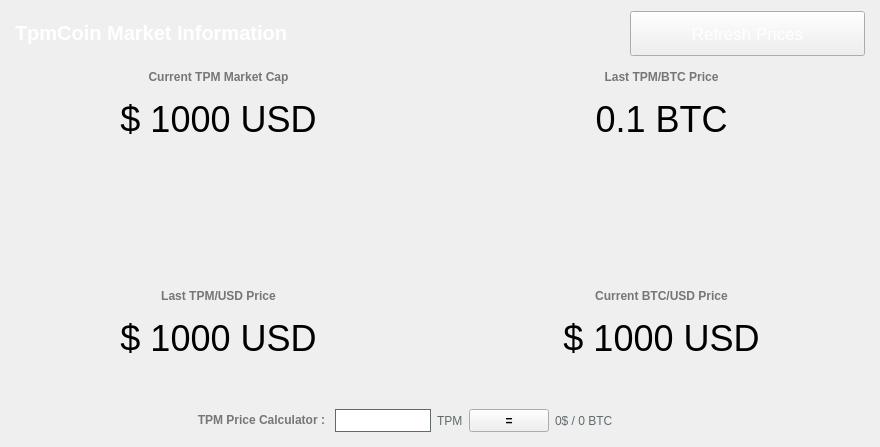
<?xml version="1.0" encoding="UTF-8"?>
<ui version="4.0">
 <class>MarketBrowser</class>
 <widget class="QWidget" name="MarketBrowser">
  <property name="windowModality">
   <enum>Qt::NonModal</enum>
  </property>
  <property name="geometry">
   <rect>
    <x>0</x>
    <y>0</y>
    <width>880</width>
    <height>447</height>
   </rect>
  </property>
  <property name="sizePolicy">
   <sizepolicy hsizetype="Preferred" vsizetype="Preferred">
    <horstretch>0</horstretch>
    <verstretch>0</verstretch>
   </sizepolicy>
  </property>
  <property name="windowTitle">
   <string>Digging</string>
  </property>
  <property name="styleSheet">
   <string notr="true"/>
  </property>
  <layout class="QGridLayout" name="gridLayout">
   <property name="sizeConstraint">
    <enum>QLayout::SetMaximumSize</enum>
   </property>
   <property name="leftMargin">
    <number>0</number>
   </property>
   <property name="rightMargin">
    <number>0</number>
   </property>
   <item row="0" column="0">
    <widget class="QLabel" name="label_4">
     <property name="sizePolicy">
      <sizepolicy hsizetype="Expanding" vsizetype="Preferred">
       <horstretch>0</horstretch>
       <verstretch>0</verstretch>
      </sizepolicy>
     </property>
     <property name="styleSheet">
      <string notr="true">color: #FFF;font-size:26px;font-weight:600;</string>
     </property>
     <property name="text">
      <string>&lt;html&gt;&lt;head/&gt;&lt;body&gt;&lt;p&gt;&lt;span style=&quot; font-size:20px;font-weight:600; color:#FFFFFF;&quot;&gt;TpmCoin Market Information&lt;/span&gt;&lt;/p&gt;&lt;/body&gt;&lt;/html&gt;</string>
     </property>
     <property name="alignment">
      <set>Qt::AlignLeading|Qt::AlignLeft|Qt::AlignVCenter</set>
     </property>
     <property name="margin">
      <number>0</number>
     </property>
     <property name="indent">
      <number>15</number>
     </property>
    </widget>
   </item>
   <item row="17" column="0" colspan="2">
    <layout class="QHBoxLayout" name="horizontalLayout_5">
     <item>
      <widget class="QLabel" name="tpmcoin">
       <property name="sizePolicy">
        <sizepolicy hsizetype="Expanding" vsizetype="Preferred">
         <horstretch>0</horstretch>
         <verstretch>0</verstretch>
        </sizepolicy>
       </property>
       <property name="font">
        <font>
         <pointsize>27</pointsize>
        </font>
       </property>
       <property name="mouseTracking">
        <bool>true</bool>
       </property>
       <property name="text">
        <string notr="true">$ 1000 USD</string>
       </property>
       <property name="scaledContents">
        <bool>false</bool>
       </property>
       <property name="alignment">
        <set>Qt::AlignCenter</set>
       </property>
      </widget>
     </item>
     <item>
      <widget class="QLabel" name="bitcoin">
       <property name="sizePolicy">
        <sizepolicy hsizetype="Expanding" vsizetype="Preferred">
         <horstretch>0</horstretch>
         <verstretch>0</verstretch>
        </sizepolicy>
       </property>
       <property name="font">
        <font>
         <pointsize>27</pointsize>
        </font>
       </property>
       <property name="mouseTracking">
        <bool>true</bool>
       </property>
       <property name="text">
        <string notr="true">$ 1000 USD</string>
       </property>
       <property name="scaledContents">
        <bool>false</bool>
       </property>
       <property name="alignment">
        <set>Qt::AlignCenter</set>
       </property>
      </widget>
     </item>
    </layout>
   </item>
   <item row="4" column="0" colspan="2">
    <layout class="QHBoxLayout" name="horizontalLayout_3">
     <item>
      <layout class="QHBoxLayout" name="horizontalLayout_2">
       <property name="spacing">
        <number>6</number>
       </property>
       <property name="sizeConstraint">
        <enum>QLayout::SetDefaultConstraint</enum>
       </property>
       <item>
        <widget class="QLabel" name="dnrmc">
         <property name="sizePolicy">
          <sizepolicy hsizetype="Expanding" vsizetype="Preferred">
           <horstretch>0</horstretch>
           <verstretch>0</verstretch>
          </sizepolicy>
         </property>
         <property name="font">
          <font>
           <pointsize>27</pointsize>
          </font>
         </property>
         <property name="mouseTracking">
          <bool>true</bool>
         </property>
         <property name="text">
          <string notr="true">$ 1000 USD</string>
         </property>
         <property name="scaledContents">
          <bool>false</bool>
         </property>
         <property name="alignment">
          <set>Qt::AlignCenter</set>
         </property>
        </widget>
       </item>
       <item>
        <widget class="QLabel" name="dnrbtc">
         <property name="sizePolicy">
          <sizepolicy hsizetype="Expanding" vsizetype="Preferred">
           <horstretch>0</horstretch>
           <verstretch>0</verstretch>
          </sizepolicy>
         </property>
         <property name="font">
          <font>
           <pointsize>27</pointsize>
          </font>
         </property>
         <property name="mouseTracking">
          <bool>true</bool>
         </property>
         <property name="text">
          <string>0.1 BTC</string>
         </property>
         <property name="alignment">
          <set>Qt::AlignCenter</set>
         </property>
        </widget>
       </item>
      </layout>
     </item>
    </layout>
   </item>
   <item row="0" column="1">
    <widget class="QPushButton" name="startButton">
     <property name="sizePolicy">
      <sizepolicy hsizetype="Fixed" vsizetype="Fixed">
       <horstretch>0</horstretch>
       <verstretch>0</verstretch>
      </sizepolicy>
     </property>
     <property name="minimumSize">
      <size>
       <width>250</width>
       <height>45</height>
      </size>
     </property>
     <property name="palette">
      <palette>
       <active>
        <colorrole role="WindowText">
         <brush brushstyle="SolidPattern">
          <color alpha="255">
           <red>255</red>
           <green>255</green>
           <blue>255</blue>
          </color>
         </brush>
        </colorrole>
        <colorrole role="Text">
         <brush brushstyle="SolidPattern">
          <color alpha="255">
           <red>255</red>
           <green>255</green>
           <blue>255</blue>
          </color>
         </brush>
        </colorrole>
        <colorrole role="ButtonText">
         <brush brushstyle="SolidPattern">
          <color alpha="255">
           <red>255</red>
           <green>255</green>
           <blue>255</blue>
          </color>
         </brush>
        </colorrole>
       </active>
       <inactive>
        <colorrole role="WindowText">
         <brush brushstyle="SolidPattern">
          <color alpha="255">
           <red>255</red>
           <green>255</green>
           <blue>255</blue>
          </color>
         </brush>
        </colorrole>
        <colorrole role="Text">
         <brush brushstyle="SolidPattern">
          <color alpha="255">
           <red>255</red>
           <green>255</green>
           <blue>255</blue>
          </color>
         </brush>
        </colorrole>
        <colorrole role="ButtonText">
         <brush brushstyle="SolidPattern">
          <color alpha="255">
           <red>255</red>
           <green>255</green>
           <blue>255</blue>
          </color>
         </brush>
        </colorrole>
       </inactive>
       <disabled>
        <colorrole role="WindowText">
         <brush brushstyle="SolidPattern">
          <color alpha="255">
           <red>120</red>
           <green>120</green>
           <blue>120</blue>
          </color>
         </brush>
        </colorrole>
        <colorrole role="Text">
         <brush brushstyle="SolidPattern">
          <color alpha="255">
           <red>120</red>
           <green>120</green>
           <blue>120</blue>
          </color>
         </brush>
        </colorrole>
        <colorrole role="ButtonText">
         <brush brushstyle="SolidPattern">
          <color alpha="255">
           <red>120</red>
           <green>120</green>
           <blue>120</blue>
          </color>
         </brush>
        </colorrole>
       </disabled>
      </palette>
     </property>
     <property name="font">
      <font>
       <family>MS Shell Dlg 2</family>
       <pointsize>13</pointsize>
       <weight>50</weight>
       <italic>false</italic>
       <bold>false</bold>
      </font>
     </property>
     <property name="acceptDrops">
      <bool>false</bool>
     </property>
     <property name="styleSheet">
      <string notr="true">margin-right: 15px;</string>
     </property>
     <property name="text">
      <string>Refresh Prices</string>
     </property>
     <property name="iconSize">
      <size>
       <width>150</width>
       <height>35</height>
      </size>
     </property>
     <property name="default">
      <bool>false</bool>
     </property>
     <property name="flat">
      <bool>false</bool>
     </property>
    </widget>
   </item>
   <item row="1" column="0" colspan="2">
    <layout class="QHBoxLayout" name="horizontalLayout_8">
     <item>
      <layout class="QHBoxLayout" name="horizontalLayout_7">
       <item>
        <widget class="QLabel" name="label_15">
         <property name="sizePolicy">
          <sizepolicy hsizetype="Expanding" vsizetype="Fixed">
           <horstretch>0</horstretch>
           <verstretch>0</verstretch>
          </sizepolicy>
         </property>
         <property name="text">
          <string>&lt;html&gt;&lt;head/&gt;&lt;body&gt;&lt;p&gt;&lt;span style=&quot; font-weight:600; color:#767676;&quot;&gt;Current TPM Market Cap&lt;/span&gt;&lt;/p&gt;&lt;/body&gt;&lt;/html&gt;</string>
         </property>
         <property name="alignment">
          <set>Qt::AlignCenter</set>
         </property>
        </widget>
       </item>
       <item>
        <widget class="QLabel" name="label_5">
         <property name="sizePolicy">
          <sizepolicy hsizetype="Expanding" vsizetype="Preferred">
           <horstretch>0</horstretch>
           <verstretch>0</verstretch>
          </sizepolicy>
         </property>
         <property name="text">
          <string>&lt;html&gt;&lt;head/&gt;&lt;body&gt;&lt;p&gt;&lt;span style=&quot; font-weight:600; color:#767676;&quot;&gt;Last TPM/BTC Price&lt;/span&gt;&lt;/p&gt;&lt;/body&gt;&lt;/html&gt;</string>
         </property>
         <property name="alignment">
          <set>Qt::AlignCenter</set>
         </property>
        </widget>
       </item>
      </layout>
     </item>
    </layout>
   </item>
   <item row="15" column="0" colspan="2">
    <layout class="QHBoxLayout" name="horizontalLayout_6">
     <item>
      <widget class="QLabel" name="label_14">
       <property name="sizePolicy">
        <sizepolicy hsizetype="Expanding" vsizetype="Fixed">
         <horstretch>0</horstretch>
         <verstretch>0</verstretch>
        </sizepolicy>
       </property>
       <property name="text">
        <string>&lt;html&gt;&lt;head/&gt;&lt;body&gt;&lt;p&gt;&lt;span style=&quot; font-weight:600; color:#767676;&quot;&gt;Last TPM/USD Price&lt;/span&gt;&lt;/p&gt;&lt;/body&gt;&lt;/html&gt;</string>
       </property>
       <property name="alignment">
        <set>Qt::AlignCenter</set>
       </property>
      </widget>
     </item>
     <item>
      <widget class="QLabel" name="label_13">
       <property name="sizePolicy">
        <sizepolicy hsizetype="Expanding" vsizetype="Preferred">
         <horstretch>0</horstretch>
         <verstretch>0</verstretch>
        </sizepolicy>
       </property>
       <property name="text">
        <string>&lt;html&gt;&lt;head/&gt;&lt;body&gt;&lt;p&gt;&lt;span style=&quot; font-weight:600; color:#767676;&quot;&gt;Current BTC/USD Price&lt;/span&gt;&lt;/p&gt;&lt;/body&gt;&lt;/html&gt;</string>
       </property>
       <property name="alignment">
        <set>Qt::AlignCenter</set>
       </property>
      </widget>
     </item>
    </layout>
   </item>
   <item row="20" column="0" colspan="2">
    <layout class="QHBoxLayout" name="horizontalLayout_4"/>
   </item>
   <item row="22" column="0" colspan="2">
    <layout class="QHBoxLayout" name="horizontalLayout">
     <item>
      <widget class="QLabel" name="label_31">
       <property name="sizePolicy">
        <sizepolicy hsizetype="Expanding" vsizetype="Preferred">
         <horstretch>0</horstretch>
         <verstretch>0</verstretch>
        </sizepolicy>
       </property>
       <property name="text">
        <string>&lt;html&gt;&lt;head/&gt;&lt;body&gt;&lt;p&gt;&lt;span style=&quot; font-weight:600; color:#767676;&quot;&gt;TPM Price Calculator :&lt;/span&gt;&lt;/p&gt;&lt;/body&gt;&lt;/html&gt;</string>
       </property>
       <property name="alignment">
        <set>Qt::AlignRight|Qt::AlignTrailing|Qt::AlignVCenter</set>
       </property>
      </widget>
     </item>
     <item>
      <widget class="QLineEdit" name="egals">
       <property name="minimumSize">
        <size>
         <width>100</width>
         <height>23</height>
        </size>
       </property>
       <property name="maximumSize">
        <size>
         <width>100</width>
         <height>16777215</height>
        </size>
       </property>
       <property name="styleSheet">
        <string notr="true">border: 1px solid #61696c;margin-left:4px;</string>
       </property>
      </widget>
     </item>
     <item>
      <widget class="QLabel" name="label">
       <property name="styleSheet">
        <string notr="true">color:#61696c;</string>
       </property>
       <property name="text">
        <string>TPM</string>
       </property>
      </widget>
     </item>
     <item>
      <widget class="QPushButton" name="egal">
       <property name="sizePolicy">
        <sizepolicy hsizetype="Fixed" vsizetype="Fixed">
         <horstretch>0</horstretch>
         <verstretch>0</verstretch>
        </sizepolicy>
       </property>
       <property name="minimumSize">
        <size>
         <width>0</width>
         <height>23</height>
        </size>
       </property>
       <property name="styleSheet">
        <string notr="true">font-weight:600;</string>
       </property>
       <property name="text">
        <string>=</string>
       </property>
      </widget>
     </item>
     <item>
      <widget class="QLabel" name="egald">
       <property name="sizePolicy">
        <sizepolicy hsizetype="Expanding" vsizetype="Preferred">
         <horstretch>0</horstretch>
         <verstretch>0</verstretch>
        </sizepolicy>
       </property>
       <property name="styleSheet">
        <string notr="true">color:#61696c;</string>
       </property>
       <property name="text">
        <string>0$ / 0 BTC</string>
       </property>
      </widget>
     </item>
    </layout>
   </item>
   <item row="21" column="0" colspan="2">
    <spacer name="verticalSpacer">
     <property name="orientation">
      <enum>Qt::Vertical</enum>
     </property>
     <property name="sizeType">
      <enum>QSizePolicy::Fixed</enum>
     </property>
     <property name="sizeHint" stdset="0">
      <size>
       <width>20</width>
       <height>40</height>
      </size>
     </property>
    </spacer>
   </item>
   <item row="6" column="0" colspan="2">
    <layout class="QHBoxLayout" name="horizontalLayout_9">
     <item>
      <widget class="QLabel" name="label_3">
       <property name="sizePolicy">
        <sizepolicy hsizetype="Fixed" vsizetype="Fixed">
         <horstretch>0</horstretch>
         <verstretch>0</verstretch>
        </sizepolicy>
       </property>
       <property name="minimumSize">
        <size>
         <width>128</width>
         <height>128</height>
        </size>
       </property>
       <property name="maximumSize">
        <size>
         <width>128</width>
         <height>128</height>
        </size>
       </property>
       <property name="text">
        <string/>
       </property>
       <property name="textFormat">
        <enum>Qt::RichText</enum>
       </property>
       <property name="pixmap">
        <pixmap resource="../bitcoin.qrc">:/icons/tpmcoin</pixmap>
       </property>
       <property name="scaledContents">
        <bool>true</bool>
       </property>
       <property name="alignment">
        <set>Qt::AlignCenter</set>
       </property>
       <property name="margin">
        <number>0</number>
       </property>
      </widget>
     </item>
    </layout>
   </item>
  </layout>
 </widget>
 <layoutdefault spacing="6" margin="11"/>
 <resources>
  <include location="../bitcoin.qrc"/>
 </resources>
 <connections/>
</ui>
